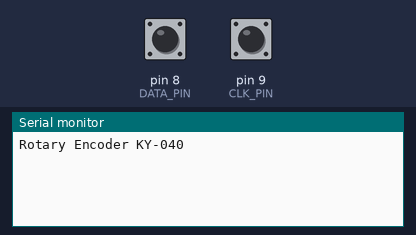
A sketch run on a simulated Arduino Uno, built with avr-gcc and run on an emulated ATmega328P. Parts: the last lines printed to the serial monitor. The inputs (shaded band) are chosen by the test bench; at power-on: pin 9 (CLK_PIN) HIGH, pin 8 (DATA_PIN) HIGH.

Above: at 1.2 s.
1.3 s: pin 9 (CLK_PIN) pulled LOW for 0.15 s
At 2.1 s:
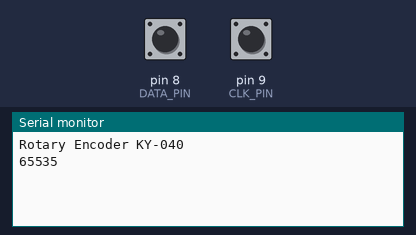
2.9 s: pin 9 (CLK_PIN) pulled LOW for 1 s
At 3.3 s:
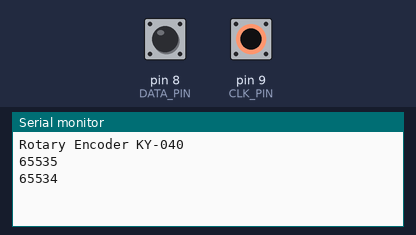

The sketch:

digital_debounce_encoder.ino
```cpp
#define CLK_PIN  9
#define DATA_PIN 8

////////////////////////////////////////////////////
void setup() {
   pinMode(CLK_PIN,INPUT_PULLUP);
   pinMode(DATA_PIN,INPUT_PULLUP);

   Serial.begin(9600);
   Serial.println("Rotary Encoder KY-040");
}

////////////////////////////////////////////////////
void loop() {
static uint16_t counter=0;
static uint8_t state=0;

    delayMicroseconds(100); // Simulate doing somehing else as well.

    state=(state<<1) | digitalRead(CLK_PIN) | 0xe0;

    if (state==0xf0){
       state=0x00;
       if(!digitalRead(DATA_PIN))
         counter++;
       else
         counter--;
       Serial.println(counter);
    }
}
```

Measured:
- after the input at 1.3 s, the serial monitor: prints a new line at once (image 1)
- after the input at 2.9 s, the serial monitor: prints a new line at once (image 2)
